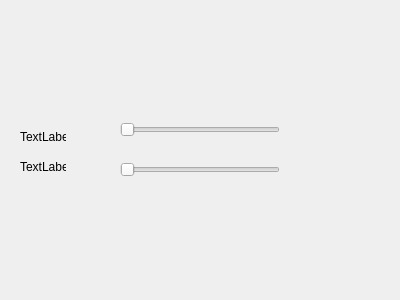
<?xml version="1.0" encoding="UTF-8"?>
<ui version="4.0">
 <class>SetupSubWindow</class>
 <widget class="QDialog" name="SetupSubWindow">
  <property name="geometry">
   <rect>
    <x>0</x>
    <y>0</y>
    <width>400</width>
    <height>300</height>
   </rect>
  </property>
  <property name="windowTitle">
   <string>Dialog</string>
  </property>
  <widget class="QSlider" name="horizontalSlider">
   <property name="geometry">
    <rect>
     <x>120</x>
     <y>120</y>
     <width>160</width>
     <height>19</height>
    </rect>
   </property>
   <property name="orientation">
    <enum>Qt::Horizontal</enum>
   </property>
  </widget>
  <widget class="QSlider" name="horizontalSlider_2">
   <property name="geometry">
    <rect>
     <x>120</x>
     <y>160</y>
     <width>160</width>
     <height>19</height>
    </rect>
   </property>
   <property name="orientation">
    <enum>Qt::Horizontal</enum>
   </property>
  </widget>
  <widget class="QLabel" name="label">
   <property name="geometry">
    <rect>
     <x>20</x>
     <y>130</y>
     <width>46</width>
     <height>13</height>
    </rect>
   </property>
   <property name="text">
    <string>TextLabel</string>
   </property>
  </widget>
  <widget class="QLabel" name="label_2">
   <property name="geometry">
    <rect>
     <x>20</x>
     <y>160</y>
     <width>46</width>
     <height>13</height>
    </rect>
   </property>
   <property name="text">
    <string>TextLabel</string>
   </property>
  </widget>
 </widget>
 <resources/>
 <connections/>
</ui>
